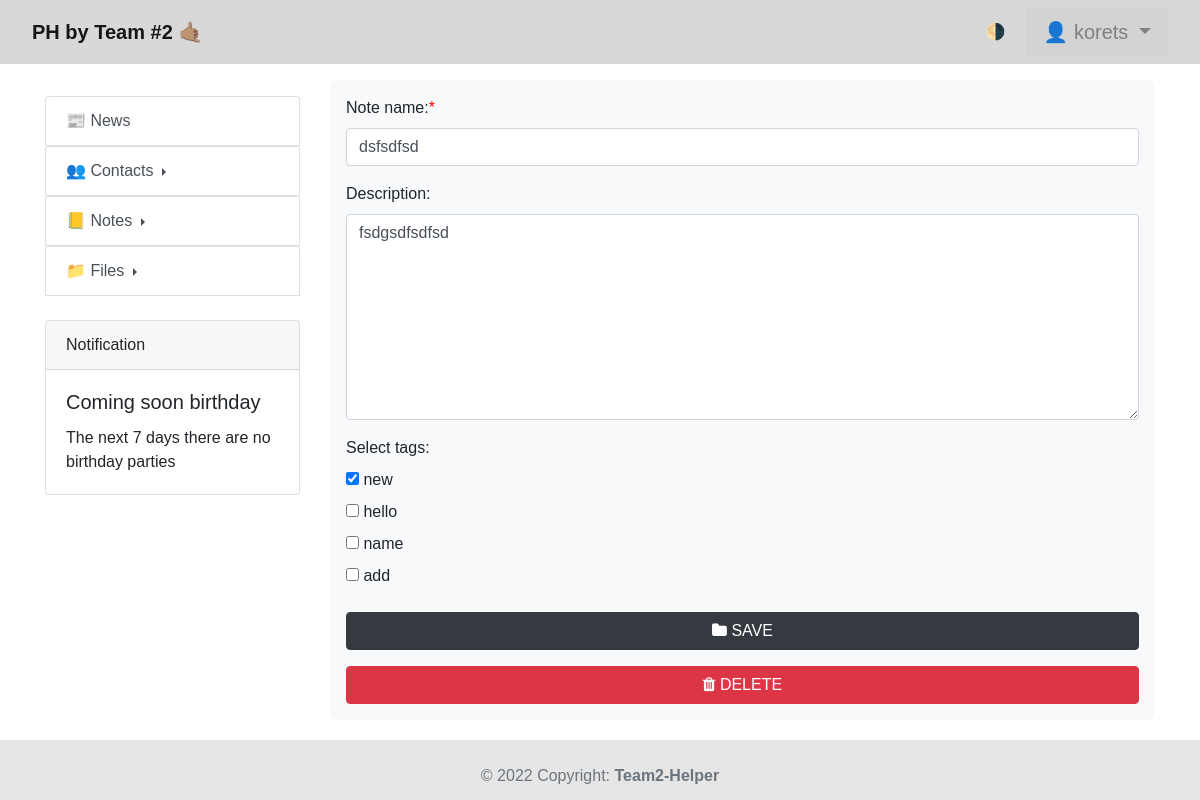
Page /note/16 (signed in) on the earlier database version.
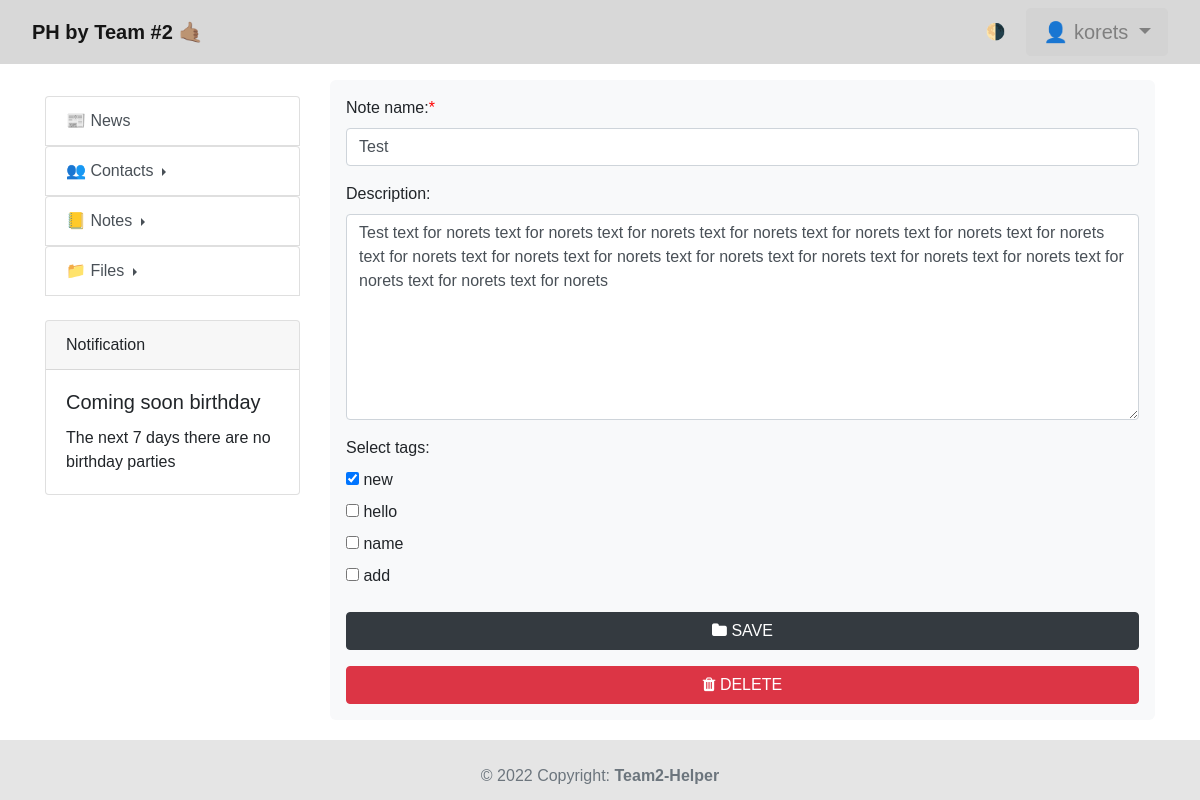
Same page on the later database version.
### notes/models.py (models this page shows, shortened)
class Note(models.Model):
    name = models.CharField(max_length=40, null=False, unique=True)
    text = models.TextField(null=False)
    tags = models.ManyToManyField(Tag, related_name="tags")
    user = models.ForeignKey(User, on_delete=models.CASCADE, blank=True)
    class Meta:
        verbose_name = 'Note'
        verbose_name_plural = 'Notes'

### notes/views.py (the view, shortened to what this page needs)
# urls.py: path('note/<int:pk>', user_note, name='note'),
@login_required(login_url='home')
def user_note(request, pk):
    user = request.user.id
    instance = Note.objects.filter(pk=pk, user_id=user).first()
    if request.method == 'GET':
        if instance is None:
            return redirect('notes_list')
        form = NoteForm(instance=instance)
        return render(request, 'notes/edit_note.html', {'form': form})

### notes/forms.py
class NoteForm(ModelForm):
    name = forms.CharField(label='Note name', widget=forms.TextInput(attrs={'class': 'form-control'}))
    text = forms.CharField(label='Description', widget=forms.Textarea(attrs={'class': 'form-control',  'rows': 8}))
    tags = forms.ModelMultipleChoiceField(queryset=Tag.objects.all(), widget=forms.CheckboxSelectMultiple, required=False)
    class Meta:
        model = Note
        fields = ['name', 'text', 'tags']

### contacts/models.py (called while the page is built, shortened)
    def days_to_birthday(self):
        if self.birthday is None:
            return 'date is empty'

### contacts/templatetags/birthday_notification.py (called while the page is built)
@register.inclusion_tag('contacts/birthday_notification_template.html', takes_context=True)
def show_birthday(context):
    birthday_contact = Contacts.objects.filter(user_id=context['request'].user.id)
    data = []
    for contact in birthday_contact:
        if contact.days_to_birthday() != 'date is empty' and contact.days_to_birthday() < 8:
            data.append(contact)
    return {'birthdays': data}

### contacts/templatetags/contact_count.py (called while the page is built)
@register.simple_tag(takes_context=True)
def count_contact(context):
    count = Contacts.objects.filter(user_id=context['request'].user.id).count()
    return count

### notes/models.py (called while the page is built)
    def __str__(self) -> str:
        return self.tag

### notes/templates/notes/edit_note.html (shortened to what this page needs)
{% extends 'base.html' %}
{% load static %}
{% block content %}
<div class="scrollspy-example bg-light p-3 rounded-2">
<form action="" method="post">
    <div class="mb-3">
        <label class="form-label">Note name:<span style="color: red">*</span></label>
        {{form.name}}
    </div>
    <div class="mb-3">
        <label class="form-label">Description:</label>
        {{form.text}}
    </div>
    <div class="mb-3">
        <label class="form-label">Select tags:</label>
        {{form.tags}}
    </div>
    <button type="submit" class="btn btn-dark btn-block mt-3"><i class="fa fa-folder"></i> SAVE</button>
    <button type="submit" class="btn btn-danger btn-block mt-3" onclick="func()"><i class="fa fa-trash"></i> DELETE
    </button>
</form>
</div>
{% endblock %}

Differences in the rows shown:
changed Note: name "dsfsdfsd" → "Test"; text "fsdgsdfsdfsd" → "Test text for norets text for norets text for norets text for norets text for norets text for norets text for norets text for norets text for norets text for norets text for norets text for norets text for norets text for norets text for norets text for norets text for norets"
